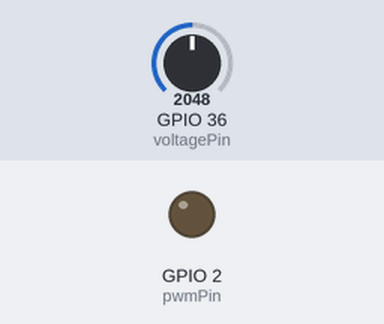
This sketch was run on a simulated ESP32. On the bench: output pins drawn as LEDs (lit = HIGH). The test bench sets the inputs (shaded band); at power-on: GPIO 36 (voltagePin) = 2048. What the sketch prints to the serial monitor is not drawn.

Above: at 5.1 s.
Timing chart, 0 to 13.3 s (numbered marks = the images above):
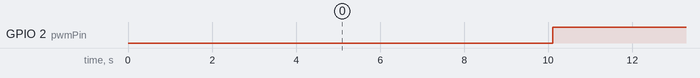

The sketch:

80poly2.ino
```cpp
#include <Arduino.h>
#include <math.h>

// Pin definitions
const int pwmPin = D1;          // PWM pin to control the load
const int voltagePin = A0;      // Analog pin to monitor input voltage

// Configuration constants
const float maxNoLoadVoltage = 13.8 * 1.25; // Estimated max voltage
const float minAllowedVoltage = 13.8;      // Minimum allowed input voltage
const int pwmFrequency = 5000;             // PWM frequency (Hz)
const int pwmResolution = 8;               // PWM resolution (bits)
const float pwmMaxValue = pow(2, pwmResolution) - 1;

// State variables
float noLoadVoltage = 0.0;           // Measured no-load voltage
float estimatedNoLoadVoltage = 0.0;  // Dynamically estimated no-load voltage
float currentVoltage = 0.0;
float previousVoltage = 0.0;
float voltageDropRate = 0.0;
float voltageRiseRate = 0.0;
int pwmValue = 0;

// Full curve data
const int curveSize = 100;
struct CurveData {
  float voltage;
  unsigned long timestamp;
};
CurveData dropCurve[curveSize];
CurveData riseCurve[curveSize];
int dropCurveSize = 0;
int riseCurveSize = 0;

// Fitted function coefficients
const int polynomialDegree = 2;   // Degree of the polynomial to fit
float dropCoefficients[polynomialDegree + 1]; // Quadratic coefficients for voltage drop
float riseCoefficients[polynomialDegree + 1]; // Quadratic coefficients for voltage rise

// Dynamic intervals
unsigned long voltageCheckInterval = 100;      // Voltage change check interval (ms)
unsigned long noLoadCheckInterval = 5000;      // No-load voltage check interval (ms)
unsigned long fullDropCurveInterval = 10000;   // Full drop curve probe interval (ms)
unsigned long fullRiseCurveInterval = 10000;   // Full rise curve probe interval (ms)
unsigned long lastVoltageCheck = 0;
unsigned long lastNoLoadCheck = 0;
unsigned long lastFullDropCurveCheck = 0;
unsigned long lastFullRiseCurveCheck = 0;

// Function prototypes
void measureNoLoadVoltage();
void probeVoltageChangeRate(bool isDrop);
void probeFullCurve(bool isDrop, CurveData *curve, int &size, float *coefficients);
void fitCurve(const CurveData *curve, int size, int degree, float *coefficients);
float evaluateCurve(float x, const float *coefficients, int degree);
void controlPWM();
void updateIntervals();

void setup() {
  Serial.begin(115200);

  // Initialize PWM
  ledcSetup(0, pwmFrequency, pwmResolution);
  ledcAttachPin(pwmPin, 0);

  // Measure initial no-load voltage
  measureNoLoadVoltage();
  estimatedNoLoadVoltage = noLoadVoltage;

  Serial.println("System initialized.");
}

void loop() {
  unsigned long currentTime = millis();

  // Check voltage change rates periodically
  if (currentTime - lastVoltageCheck >= voltageCheckInterval) {
    lastVoltageCheck = currentTime;

    previousVoltage = currentVoltage;
    currentVoltage = analogRead(voltagePin) * (maxNoLoadVoltage / 1023.0);

    // Probe voltage drop and rise rates
    probeVoltageChangeRate(true);  // Drop
    probeVoltageChangeRate(false); // Rise

    // Dynamically estimate no-load voltage
    estimatedNoLoadVoltage = currentVoltage + (voltageRiseRate * 0.8);

    // Adjust intervals dynamically
    updateIntervals();
  }

  // Periodically measure no-load voltage
  if (currentTime - lastNoLoadCheck >= noLoadCheckInterval) {
    lastNoLoadCheck = currentTime;
    measureNoLoadVoltage();
    Serial.print("Measured no-load voltage: ");
    Serial.println(noLoadVoltage);
    Serial.print("Estimated no-load voltage: ");
    Serial.println(estimatedNoLoadVoltage);
  }

  // Periodically probe full voltage drop curve
  if (currentTime - lastFullDropCurveCheck >= fullDropCurveInterval) {
    lastFullDropCurveCheck = currentTime;
    probeFullCurve(true, dropCurve, dropCurveSize, dropCoefficients);
  }

  // Periodically probe full voltage rise curve
  if (currentTime - lastFullRiseCurveCheck >= fullRiseCurveInterval) {
    lastFullRiseCurveCheck = currentTime;
    probeFullCurve(false, riseCurve, riseCurveSize, riseCoefficients);
  }

  // Control the PWM to maintain voltage within bounds
  controlPWM();
}

void measureNoLoadVoltage() {
  float voltageSum = 0.0;
  const int samples = 10;
  unsigned long start = millis();

  for (int i = 0; i < samples; i++) {
    voltageSum += analogRead(voltagePin) * (maxNoLoadVoltage / 1023.0);
    delay(10);

    if (millis() - start > 100) break; // Adjust measurement delay based on time elapsed
  }

  noLoadVoltage = voltageSum / samples;
}

void probeVoltageChangeRate(bool isDrop) {
  if ((isDrop && pwmValue > 0) || (!isDrop && pwmValue == 0)) {
    float rate = (currentVoltage - previousVoltage) / (voltageCheckInterval / 1000.0);
    if (isDrop) {
      voltageDropRate = rate;
      Serial.print("Voltage drop rate: ");
      Serial.println(voltageDropRate);
    } else {
      voltageRiseRate = -rate;
      Serial.print("Voltage rise rate: ");
      Serial.println(voltageRiseRate);
    }
  }
}

void probeFullCurve(bool isDrop, CurveData *curve, int &size, float *coefficients) {
  Serial.println(isDrop ? "Probing full voltage drop curve..." : "Probing full voltage rise curve...");
  size = 0;

  pwmValue = isDrop ? pwmMaxValue : 0;
  ledcWrite(0, pwmValue);

  for (int i = 0; i < curveSize; i++) {
    unsigned long timestamp = millis();
    curve[i].voltage = analogRead(voltagePin) * (maxNoLoadVoltage / 1023.0);
    curve[i].timestamp = timestamp;
    size++;
    delay(50);

    if (isDrop && curve[i].voltage < minAllowedVoltage) break;
  }

  pwmValue = 0;
  ledcWrite(0, pwmValue);

  fitCurve(curve, size, polynomialDegree, coefficients);
  Serial.println(isDrop ? "Voltage drop curve fitted." : "Voltage rise curve fitted.");
}

void fitCurve(const CurveData *curve, int size, int degree, float *coefficients) {
  // Simple polynomial fitting using least squares
  // TODO: Implement matrix-based least-squares fitting for general polynomials.
}

float evaluateCurve(float x, const float *coefficients, int degree) {
  float result = 0.0;
  for (int i = 0; i <= degree; i++) {
    result += coefficients[i] * pow(x, i);
  }
  return result;
}

void controlPWM() {
  // Use the fitted curves to control PWM
  float predictedVoltage = evaluateCurve(pwmValue / pwmMaxValue, dropCoefficients, polynomialDegree);
  if (predictedVoltage < minAllowedVoltage) {
    pwmValue = max(pwmValue - 5, 0);
  } else if (currentVoltage < 0.8 * estimatedNoLoadVoltage) {
    pwmValue = min(pwmValue + 5, pwmMaxValue);
  }
  ledcWrite(0, pwmValue);
}

void updateIntervals() {
  // Dynamically adjust intervals based on curve fit error, voltage stability, etc.
}
```

Measured:
- by itself, GPIO 2 (pwmPin): alternates HIGH for 5.0 s and LOW for 5.1 s
